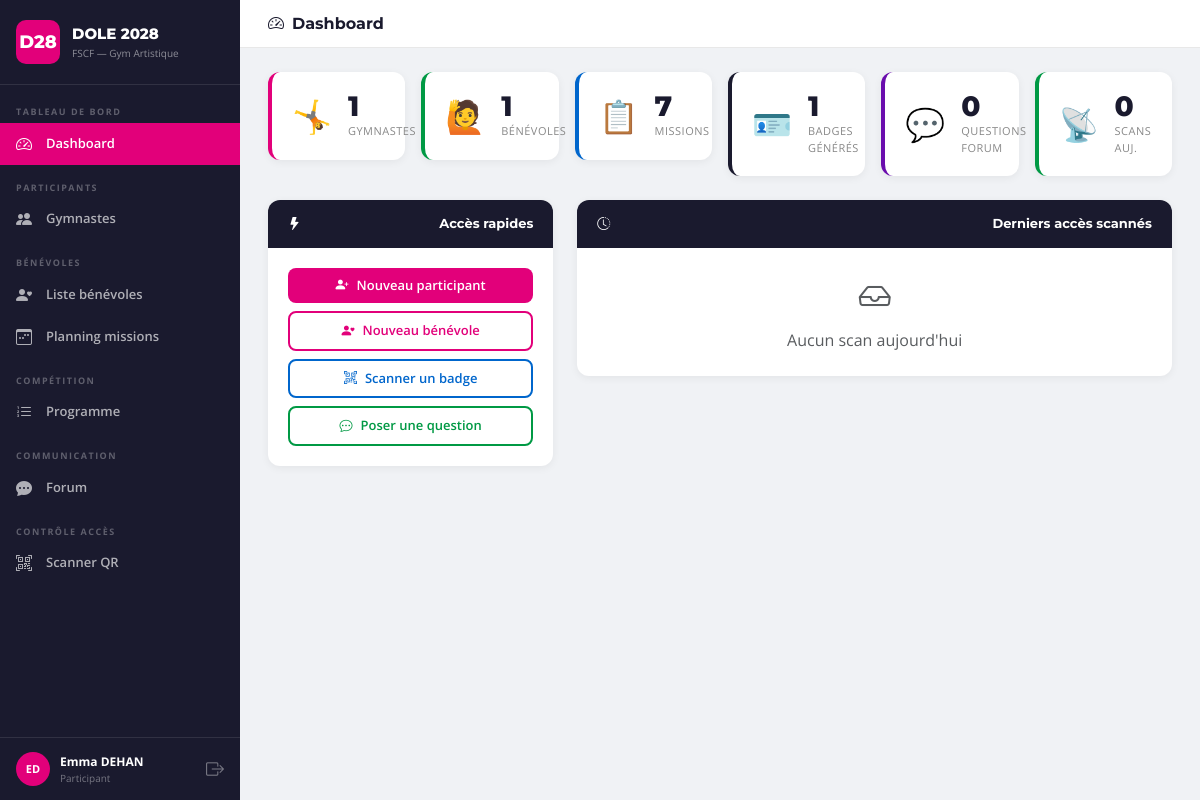
Screenshot of / (signed in) with the database file from the repository.
### tables this page shows
CREATE TABLE users (
            id INTEGER PRIMARY KEY AUTOINCREMENT,
            email TEXT UNIQUE NOT NULL,
            password_hash TEXT NOT NULL,
            nom TEXT NOT NULL,
            prenom TEXT NOT NULL,
            role TEXT NOT NULL DEFAULT 'participant',
            created_at TEXT DEFAULT (datetime('now'))
        );

### app.py (the view)
@app.route('/')
@login_required
def dashboard():
    conn = get_db()
    stats = {
        'participants': conn.execute('SELECT COUNT(*) FROM participants').fetchone()[0],
        'benevoles':    conn.execute('SELECT COUNT(*) FROM benevoles').fetchone()[0],
        'missions':     conn.execute('SELECT COUNT(*) FROM missions').fetchone()[0],
        'questions':    conn.execute('SELECT COUNT(*) FROM forum_questions').fetchone()[0],
        'badges':       conn.execute('SELECT COUNT(*) FROM participants WHERE badge_generated=1').fetchone()[0],
        'scans':        conn.execute("SELECT COUNT(*) FROM access_logs WHERE date(timestamp)=date('now')").fetchone()[0],
    }
    logs = conn.execute('''
        SELECT al.timestamp, al.site, al.statut, u.nom, u.prenom, p.categorie, p.numero_dossard
        FROM access_logs al
        JOIN participants p ON al.participant_id=p.id
        JOIN users u ON p.user_id=u.id
        ORDER BY al.timestamp DESC LIMIT 8
    ''').fetchall()
    conn.close()
    return render_template('dashboard.html', stats=stats, logs=logs)

### app.py (called while the page is built)
def get_db():
    conn = sqlite3.connect(DATABASE)
    conn.row_factory = sqlite3.Row
    return conn

@login_manager.user_loader
def load_user(uid):
    conn = get_db()
    row = conn.execute('SELECT * FROM users WHERE id=?', (uid,)).fetchone()
    conn.close()
    return User(row) if row else None

    @property
    def is_admin(self): return self.role == 'admin'

    @property
    def is_staff(self): return self.role in ('admin', 'responsable')

    @property
    def full_name(self): return f"{self.prenom} {self.nom}"

### templates/dashboard.html (shortened to what this page needs)
{% extends 'base.html' %}
{% block page_title %}<i class="bi bi-speedometer2 me-2"></i>Dashboard{% endblock %}
{% block content %}
<div class="row g-3 mb-4">
  <div class="col-md-4 col-lg-2">
    <div class="stat-card">
      <div class="stat-icon">🤸</div>
      <div><div class="stat-number">{{ stats.participants }}</div><div class="stat-label">Gymnastes</div></div>
    </div>
  </div>
  <div class="col-md-4 col-lg-2">
    <div class="stat-card green">
      <div class="stat-icon">🙋</div>
      <div><div class="stat-number">{{ stats.benevoles }}</div><div class="stat-label">Bénévoles</div></div>
    </div>
  </div>
  <div class="col-md-4 col-lg-2">
    <div class="stat-card blue">
      <div class="stat-icon">📋</div>
      <div><div class="stat-number">{{ stats.missions }}</div><div class="stat-label">Missions</div></div>
    </div>
  </div>
  <div class="col-md-4 col-lg-2">
    <div class="stat-card navy">
      <div class="stat-icon">🪪</div>
      <div><div class="stat-number">{{ stats.badges }}</div><div class="stat-label">Badges générés</div></div>
    </div>
  </div>
  <div class="col-md-4 col-lg-2">
    <div class="stat-card purple">
      <div class="stat-icon">💬</div>
      <div><div class="stat-number">{{ stats.questions }}</div><div class="stat-label">Questions forum</div></div>
    </div>
  </div>
  <div class="col-md-4 col-lg-2">
    <div class="stat-card green">
      <div class="stat-icon">📡</div>
      <div><div class="stat-number">{{ stats.scans }}</div><div class="stat-label">Scans auj.</div></div>
    </div>
  </div>
</div>
<div class="row g-4">
  <div class="col-lg-4">
    <div class="fscf-card">
      <div class="fscf-card-header"><i class="bi bi-lightning-fill me-2"></i>Accès rapides</div>
      <div class="fscf-card-body d-grid gap-2">
        <a href="{{ url_for('participant_new') }}" class="btn-fscf text-center text-decoration-none py-2">
          <i class="bi bi-person-plus-fill me-2"></i>Nouveau participant
        </a>
        <a href="{{ url_for('benevole_new') }}" class="btn-fscf-outline text-center text-decoration-none py-2" style="display:block;">
          <i class="bi bi-person-heart me-2"></i>Nouveau bénévole
        </a>
        <a href="{{ url_for('scanner') }}" class="btn-fscf-outline text-center text-decoration-none py-2" style="display:block;border-color:#0066CC;color:#0066CC;">
          <i class="bi bi-qr-code-scan me-2"></i>Scanner un badge
        </a>
        <a href="{{ url_for('forum_ask') }}" class="btn-fscf-outline text-center text-decoration-none py-2" style="display:block;border-color:#009944;color:#009944;">
          <i class="bi bi-chat-dots me-2"></i>Poser une question
        </a>
      </div>
    </div>
  </div>
  <div class="col-lg-8">
    <div class="fscf-card">
      <div class="fscf-card-header"><i class="bi bi-clock-history me-2"></i>Derniers accès scannés</div>
      <div class="fscf-card-body p-0">
        {% if logs %}
        <table class="fscf-table">
          <thead><tr>
            <th>Heure</th><th>Participant</th><th>Catégorie</th><th>Dossard</th><th>Site</th><th>Statut</th>
          </tr></thead>
          <tbody>
          {% for l in logs %}
          <tr>
            <td style="font-size:11px;color:#888;">{{ l.timestamp[11:16] }}</td>
            <td><strong>{{ l.prenom }} {{ l.nom }}</strong></td>
            <td><span style="font-size:11px;">{{ l.categorie }}</span></td>
            <td><code>{{ l.numero_dossard }}</code></td>
            <td style="font-size:11px;">{{ l.site }}</td>
            <td>
              {% if l.statut == 'ok' %}<span class="badge bg-success">OK</span>
              {% elif l.statut == 'deja_scanne' %}<span class="badge bg-warning text-dark">Déjà scanné</span>
              {% else %}<span class="badge bg-danger">Invalide</span>{% endif %}
            </td>
          </tr>
          {% endfor %}
          </tbody>
        </table>
        {% else %}
        <div class="p-4 text-center text-muted"><i class="bi bi-inbox fs-2 d-block mb-2"></i>Aucun scan aujourd'hui</div>
        {% endif %}
      </div>
    </div>
  </div>
</div>
{% endblock %}

### templates/base.html (shortened to what this page needs)
<!DOCTYPE html>
<html lang="fr">
<head>
<link href="https://cdn.jsdelivr.net/npm/bootstrap@5.3.3/dist/css/bootstrap.min.css" rel="stylesheet">
<link href="https://cdn.jsdelivr.net/npm/bootstrap-icons@1.11.3/font/bootstrap-icons.css" rel="stylesheet">
<link href="{{ url_for('static', filename='css/style.css') }}" rel="stylesheet">
</head>
<body>
{% if current_user.is_authenticated %}
<div class="sidebar">
  <div class="sidebar-brand">
    <div class="brand-logo">D28</div>
    <div>
      <div class="brand-title">DOLE 2028</div>
      <div class="brand-sub">FSCF — Gym Artistique</div>
    </div>
  </div>
  <nav class="sidebar-nav">
    <div class="nav-section">Tableau de bord</div>
    <a href="{{ url_for('dashboard') }}" class="nav-link {% if request.endpoint=='dashboard' %}active{% endif %}">
      <i class="bi bi-speedometer2"></i> Dashboard
    </a>
    <div class="nav-section mt-2">Participants</div>
    <a href="{{ url_for('participants_list') }}" class="nav-link {% if 'participant' in request.endpoint %}active{% endif %}">
      <i class="bi bi-people-fill"></i> Gymnastes
    </a>
    <div class="nav-section mt-2">Bénévoles</div>
    <a href="{{ url_for('benevoles_list') }}" class="nav-link {% if request.endpoint=='benevoles_list' or request.endpoint=='benevole_new' or request.endpoint=='benevole_edit' %}active{% endif %}">
      <i class="bi bi-person-heart"></i> Liste bénévoles
    </a>
    <a href="{{ url_for('planning') }}" class="nav-link {% if request.endpoint=='planning' %}active{% endif %}">
      <i class="bi bi-calendar3-week"></i> Planning missions
    </a>
    <div class="nav-section mt-2">Compétition</div>
    <a href="{{ url_for('programme') }}" class="nav-link {% if 'programme' in request.endpoint %}active{% endif %}">
      <i class="bi bi-list-ol"></i> Programme
    </a>
    <div class="nav-section mt-2">Communication</div>
    <a href="{{ url_for('forum') }}" class="nav-link {% if 'forum' in request.endpoint %}active{% endif %}">
      <i class="bi bi-chat-dots-fill"></i> Forum
    </a>
    <div class="nav-section mt-2">Contrôle accès</div>
    <a href="{{ url_for('scanner') }}" class="nav-link {% if request.endpoint=='scanner' %}active{% endif %}">
      <i class="bi bi-qr-code-scan"></i> Scanner QR
    </a>
  </nav>
  <div class="sidebar-footer">
    <div class="user-info">
      <div class="user-avatar">{{ current_user.prenom[0] }}{{ current_user.nom[0] }}</div>
      <div>
        <div class="user-name">{{ current_user.full_name }}</div>
        <div class="user-role">{{ current_user.role }}</div>
      </div>
    </div>
    <a href="{{ url_for('logout') }}" class="btn-logout"><i class="bi bi-box-arrow-right"></i></a>
  </div>
</div>
<div class="main-content">
  <div class="topbar">
    <h5 class="topbar-title">{% block page_title %}{% endblock %}</h5>
  </div>
  <div class="content-area">
    {% block content %}{% endblock %}
  </div>
</div>
{% else %}
{% block auth_content %}{% endblock %}
{% endif %}
</body>
</html>

### static/css/style.css (style rules this page uses)
:root { --pink: #E2007A; --navy: #1a1a2e; --blue: #0066CC; --green: #009944; --sidebar-w: 240px; }
* { box-sizing: border-box; }
body { font-family: 'Open Sans', sans-serif; background: #f0f2f5; margin: 0; }
.sidebar { width: var(--sidebar-w); height: 100vh; position: fixed; top: 0; left: 0; background: var(--navy); display: flex; flex-direction: column; overflow-y: auto; z-index: 100; }
.sidebar-brand { display: flex; align-items: center; gap: 12px; padding: 20px 16px; border-bottom: 1px solid rgba(255,255,255,.1); }
.brand-logo { background: var(--pink); color: white; font-family: 'Montserrat', sans-serif; font-weight: 800; font-size: 18px; width: 44px; height: 44px; border-radius: 10px; display: flex; align-items: center; justify-content: center; flex-shrink: 0; }
.brand-title { font-family: 'Montserrat', sans-serif; font-weight: 800; color: white; font-size: 15px; }
.brand-sub { color: rgba(255,255,255,.5); font-size: 10px; }
.sidebar-nav { flex: 1; padding: 12px 0; }
.nav-section { font-size: 9px; font-weight: 700; letter-spacing: 1.5px; text-transform: uppercase; color: rgba(255,255,255,.3); padding: 8px 16px 4px; }
.sidebar-nav .nav-link { display: flex; align-items: center; gap: 10px; padding: 9px 16px; color: rgba(255,255,255,.65); font-size: 13px; font-weight: 600; border-radius: 0; transition: all .15s; }
.sidebar-nav .nav-link.active { color: white; background: var(--pink); }
.sidebar-nav .nav-link i { font-size: 16px; width: 20px; }
.sidebar-footer { padding: 14px 16px; border-top: 1px solid rgba(255,255,255,.1); display: flex; align-items: center; gap: 10px; }
.user-info { display: flex; align-items: center; gap: 10px; flex: 1; min-width: 0; }
.user-avatar { background: var(--pink); color: white; width: 34px; height: 34px; border-radius: 50%; display: flex; align-items: center; justify-content: center; font-size: 11px; font-weight: 700; flex-shrink: 0; }
.user-name { color: white; font-size: 12px; font-weight: 700; white-space: nowrap; overflow: hidden; text-overflow: ellipsis; }
.user-role { color: rgba(255,255,255,.4); font-size: 10px; text-transform: capitalize; }
.btn-logout { color: rgba(255,255,255,.4); font-size: 18px; text-decoration: none; transition: color .15s; }
.main-content { margin-left: var(--sidebar-w); min-height: 100vh; }
.topbar { background: white; padding: 14px 28px; border-bottom: 1px solid #e8e8e8; display: flex; align-items: center; justify-content: space-between; position: sticky; top: 0; z-index: 50; }
.topbar-title { font-family: 'Montserrat', sans-serif; font-weight: 700; color: var(--navy); margin: 0; font-size: 16px; }
.content-area { padding: 24px 28px; }
.stat-card { background: white; border-radius: 12px; padding: 20px; box-shadow: 0 2px 8px rgba(0,0,0,.06); border-left: 4px solid var(--pink); display: flex; align-items: center; gap: 16px; }
.stat-card.blue { border-left-color: var(--blue); }
.stat-card.green { border-left-color: var(--green); }
.stat-card.navy { border-left-color: var(--navy); }
.stat-card.purple { border-left-color: #6a0dad; }
.stat-icon { font-size: 32px; }
.stat-number { font-family: 'Montserrat', sans-serif; font-size: 28px; font-weight: 800; color: var(--navy); line-height: 1; }
.stat-label { font-size: 11px; color: #888; text-transform: uppercase; letter-spacing: .5px; margin-top: 3px; }
.fscf-card { background: white; border-radius: 12px; box-shadow: 0 2px 8px rgba(0,0,0,.06); overflow: hidden; }
.fscf-card-header { background: var(--navy); color: white; padding: 14px 20px; font-family: 'Montserrat', sans-serif; font-weight: 700; font-size: 13px; display: flex; align-items: center; justify-content: space-between; }
.fscf-card-body { padding: 20px; }
.btn-fscf { background: var(--pink); color: white; border: none; border-radius: 8px; padding: 8px 18px; font-weight: 600; font-size: 13px; cursor: pointer; transition: background .15s; }
.btn-fscf-outline { background: transparent; color: var(--pink); border: 2px solid var(--pink); border-radius: 8px; padding: 6px 16px; font-weight: 600; font-size: 13px; cursor: pointer; transition: all .15s; }

### rows the page displays
users: prenom "E", nom "D", role "Participant"

### other values shown
{{ current_user.full_name }} "Emma DEHAN"
{{ stats.participants }} "1"
{{ stats.benevoles }} "1"
{{ stats.missions }} "7"
{{ stats.badges }} "1"
{{ stats.questions }} "0"
{{ stats.scans }} "0"
